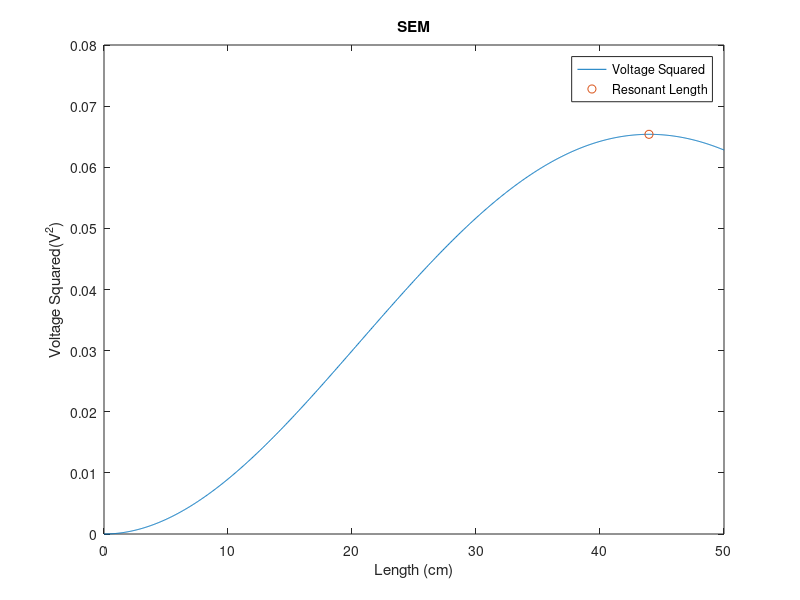
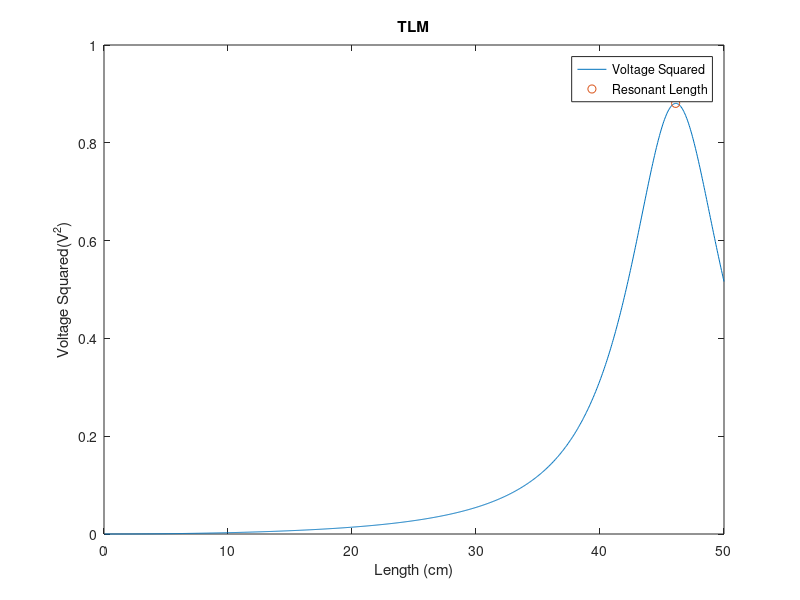

Here is the MATLAB script that generated these plots, in order:
% Lydia Bardwell Speltz
% 12-8-23
% Resonant length prediction assuming constant electric field 

%% Inputs to program 
clear all;
clc;
close all;

fprintf('This resonant length prediction tool is from the following reference: Bardwell Speltz L, Lee SK, Shu Y, Tarasek M, Trzasko J, Foo TK, Bernstein MA. Modeling and measurement of lead tip heating and resonant length for implanted, insulated wires.\n');
fprintf('WARNING: The King Wavenumber and transmission line model may not be valid for tissues with low conductivity (i.e. fat (cond=0.066 S/m at 1.5T)');


w=2*pi()*63.87*10^6; % frequency in rad/s (2*pi*f)(1.5T)
%w=2*pi()*127.74*10^6;  % frequency in rad/s (2*pi*f) (3T)
mu=4*pi()*10^-7; % permeability in H/m
a=0.39/1000; % radius of wire in m
b=0.625/1000; % radius of wire+insulation in m
e0=8.85418782*10^-12; % absolute permittivity F/m
cond=0.47; % conductivity in S/m
perm=80*e0; % permittivity  in F/m
E=1; % constant E field in V/m
er=2.3; % relative permittivity of insulation 
gamma=1; % reflection coeeficient for the transmission line model 

%% Wavenumber of Medium 
kt_real=w.*sqrt((perm.*mu)./2).*((sqrt(1+(cond./(perm.*w)).^2)) + 1 ).^(1/2); 
kt_imag=w.*sqrt((perm.*mu)./2).*((sqrt(1+(cond./(perm.*w)).^2)) - 1 ).^(1/2);
kt = complex(kt_real, kt_imag); 

%% Wavenumber of Insulator
ki_real=w*sqrt((e0*er)*mu); 
ki_imag=0; 
ki = complex(ki_real, ki_imag); 

%% King Wavenumber 
H0 = besselh(0,kt*b);
H1 = besselh(1,kt*b);
F=H0/((kt*b)*H1);

k=ki*(1+(F/(log(b/a))))^(1/2); 
kI=-imag(k);
kR=real(k);
k=complex(kR,kI);

%% Simple Exponential Model 
d=linspace(0,50,1001)./100; %Length of wire in m
% Voltage Equation 
V=(E/(1i.*k)).*(((exp(-kI.*d)).*cos(kR.*d)-1)+1i.*(exp(-kI.*d)).*sin(kR.*d));
%Voltage Squared Equation
Vs=((E^2)/(abs(k).^2)).*(1+exp(2.*kI.*d)-2.*exp(kI.*d).*cos(kR.*d));
[Y,I]=max(Vs); 

% Derivative of voltage squared equation
dVs=(kI.*exp(kI.*d)-kI.*cos(kR.*d)+kR.*sin(kR.*d));

figure; plot(d*100,Vs);ylabel('Voltage Squared(V^2)'); xlabel('Length (cm)'); title('SEM');
hold on;
plot(d(1,I)*100,Vs(1,I),'o'); legend('Voltage Squared','Resonant Length');
clear Vs V

% Find where the derivative is equal to 0
myfun = @(d,E,k,kI,kR) (((E^2)/abs(k)^2).*(-2.*kI.*exp(2.*kI.*d)+2.*kI.*exp(kI.*d).*cos(kR.*d)+2.*kR.*exp(kI.*d).*sin(kR.*d)));  % parameterized function
fun = @(z) myfun(z,E,k,kI,kR);    
x = fzero(fun,0.24);

fprintf('The resonant length using the King Wavenumber in the SEM is %0.4f cm\n',d(1,I)*100);

%% Transmission Line Model 
d=linspace(0,50,1001)./100; %Length of wire in m

%Voltage Squared Equation
Vs=E.^2.*((1./(exp(-2.*kI.*d)+(gamma.^2).*exp(2.*kI.*d)-(2.*gamma.*cos(2.*kR.*d))))).*((1./abs(k.^2)).*((gamma.^2).*exp(2.*kI.*d)+(2.*gamma.*cos(2.*kR.*d))+((1+gamma).^2)+(exp(-2.*kI.*d))-(2.*cos(kR.*d).*(1+gamma).*((gamma.*exp(kI.*d))+exp(-kI.*d)))));

% Find where the voltage is a max
[Y,I]=max(Vs); 

figure; plot(d*100,Vs);ylabel('Voltage Squared(V^2)'); xlabel('Length (cm)'); title('TLM');
hold on;
plot(d(1,I)*100,Vs(1,I),'o'); legend('Voltage Squared','Resonant Length');

fprintf('The resonant length using the King Wavenumber in the TLM is %0.4f cm\n',d(1,I)*100);
